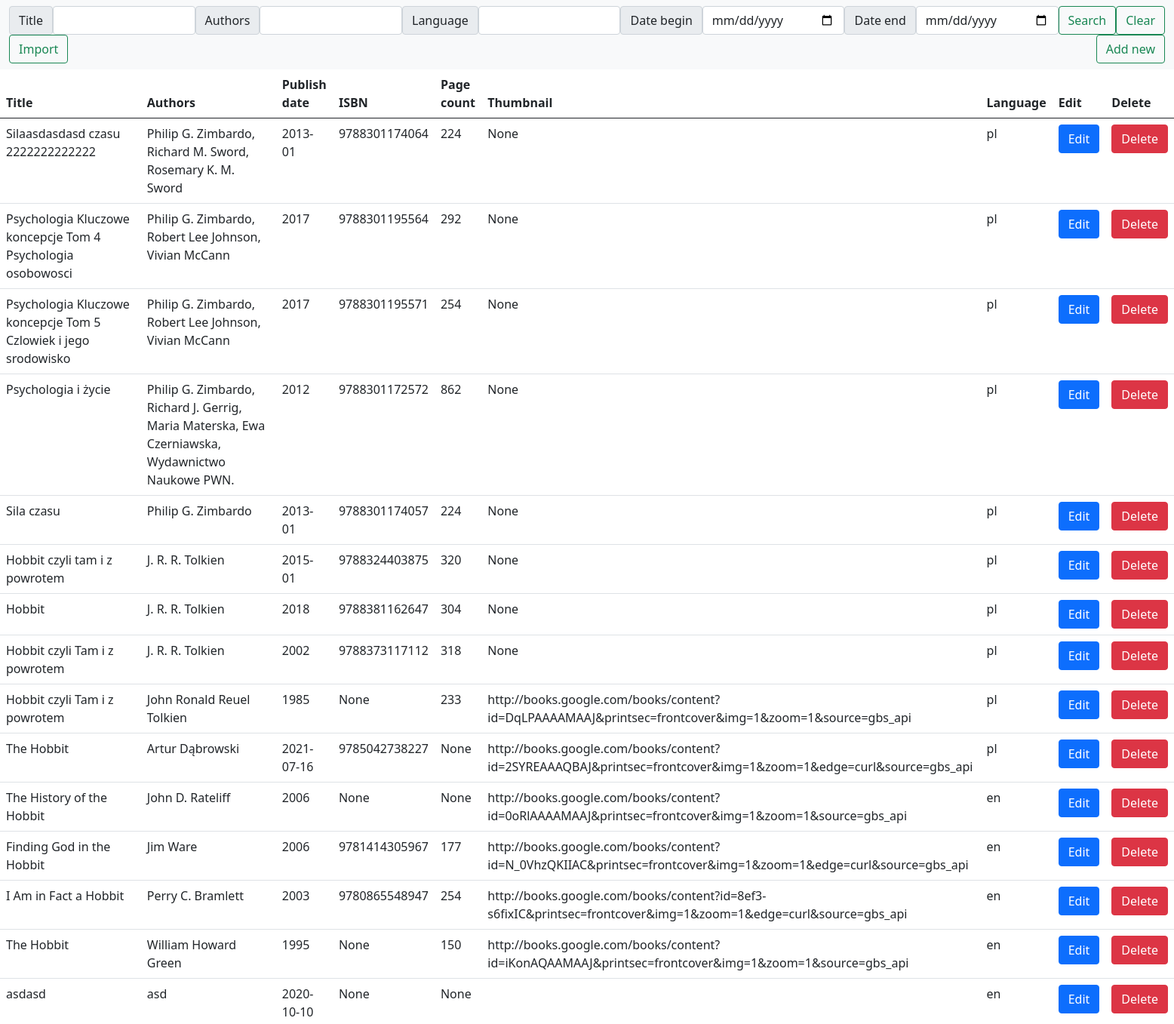
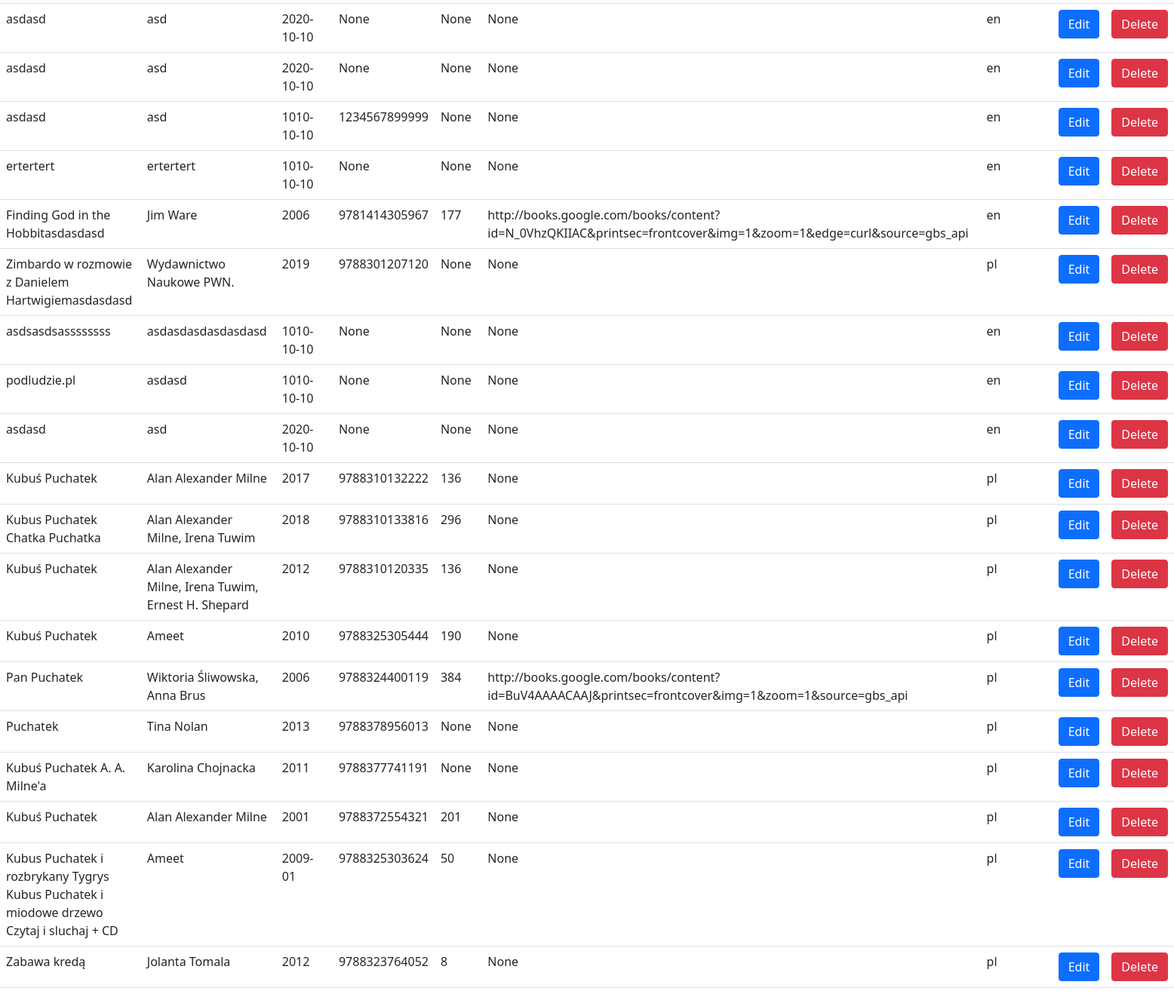
The page / on the database its author committed (2 pictures, top to bottom).
### books_list/models.py (models this page shows, shortened)
class Book(models.Model):
    db_table = "books"
    title = models.CharField(max_length=100)
    authors = models.CharField(max_length=100, default=None, blank=True, null=True)
    publish_date = models.CharField(max_length=100)
    isbn = models.IntegerField(default=None, blank=True, null=True)
    page_count = models.IntegerField(default=None, blank=True, null=True)
    thumbnail = models.CharField(max_length=999, default=None, blank=True, null=True)
    language = models.CharField(max_length=100)

### books_list/views.py (the view)
# urls.py: path('', views.books_list),
def books_list(request):
    title = request.GET.get('title', "")
    authors = request.GET.get('authors', "")
    language = request.GET.get('language', "")
    date_begin = request.GET.get('date_begin', None)
    date_end = request.GET.get('date_end', None)
    books = filter_books(title, authors, language, date_begin, date_end)
    data = {'books': books, 'title': title, 'authors': authors, 'language': language, 'date_begin': date_begin,
            'date_end': date_end}
    return render(request, "list.html", data)

### books_list/utils.py (called while the page is built)
def filter_books(title, authors, language, date_begin, date_end):
    books = Book.objects.all()
    if title:
        books = books.filter(title__contains=title)
    if authors:
        books = books.filter(authors__contains=authors)
    if language:
        language = normalize_language(language)
        books = books.filter(language=language)
    if date_begin:
        books = [book for book in books if book.publish_date > date_begin]
    if date_end:
        books = [book for book in books if book.publish_date < date_end]
    return books

### templates/list.html
{% extends "base.html" %}
{% block content %}
    <nav class="navbar navbar-light bg-light">
        <div class="container-fluid">
            <form class="d-flex" action="/" method="get">
                <span class="input-group-text" id="basic-addon1">Title</span>
                <input type="text" class="form-control" name="title" value="{{ title }}">
                <span class="input-group-text" id="basic-addon1">Authors</span>
                <input type="text" class="form-control" name="authors" value="{{ authors }}">
                <span class="input-group-text" id="basic-addon1">Language</span>
                <input type="text" class="form-control" name="language" value="{{ language }}">
                <span class="input-group-text" id="basic-addon1">Date begin</span>
                <input type="date" class="form-control" name="date_begin" value="{{ date_begin }}">
                <span class="input-group-text" id="basic-addon1">Date end</span>
                <input type="date" class="form-control" name="date_end" value="{{ date_end }}">
                <button class="btn btn-outline-success" type="submit">Search</button>
                <a href="/"  class="btn btn-outline-success">Clear</a>
            </form>
            <a href="/import"  class="btn btn-outline-success">Import</a>
            <a href="/0/"  class="btn btn-outline-success">Add new</a>
        </div>
    </nav>
    <table class="table">
        <thead>
        <tr>
            <th scope="col">Title</th>
            <th scope="col">Authors</th>
            <th scope="col">Publish date</th>
            <th scope="col">ISBN</th>
            <th scope="col">Page count</th>
            <th scope="col">Thumbnail</th>
            <th scope="col">Language</th>
            <th scope="col">Edit</th>
            <th scope="col">Delete</th>
        </tr>
        </thead>
        <tbody>
        {% for book in books %}
            <tr>
                <td>{{ book.title }}</td>
                <td>{{ book.authors }}</td>
                <td>{{ book.publish_date }}</td>
                <td>{{ book.isbn }}</td>
                <td>{{ book.page_count }}</td>
                <td>{{ book.thumbnail }}</td>
                <td>{{ book.language }}</td>
                <td><a href="/{{ book.id }}/">
                    <button class="btn btn-primary">Edit</button>
                </a></td>
                <td><a href="/delete/{{ book.id }}/">
                    <button class="btn btn-danger">Delete</button>
                </a></td>
            </tr>
        {% endfor %}
        </tbody>
    </table>
{% endblock %}

### templates/base.html (shortened to what this page needs)
{% load static %}
<!DOCTYPE html>
<html lang="en">
<head>
    <link rel="stylesheet" href="{% static 'bootstrap.min.css' %}">
</head>
<body>
    {% block content %}{% endblock %}
</body>
</html>

### rows shown on the page
Book: title "Silaasdasdasd czasu 2222222222222", authors "Philip G. Zimbardo, Richard M. Sword, Rosemary K. M. Sword", publish_date "2013-01", isbn "9788301174064", page_count "224", thumbnail "None", language "pl"
Book: title "Psychologia Kluczowe koncepcje Tom 4 Psychologia osobowosci", authors "Philip G. Zimbardo, Robert Lee Johnson, Vivian McCann", publish_date "2017", isbn "9788301195564", page_count "292", thumbnail "None", language "pl"
Book: title "Psychologia Kluczowe koncepcje Tom 5 Czlowiek i jego srodowisko", authors "Philip G. Zimbardo, Robert Lee Johnson, Vivian McCann", publish_date "2017", isbn "9788301195571", page_count "254", thumbnail "None", language "pl"
Book: title "Psychologia i życie", authors "Philip G. Zimbardo, Richard J. Gerrig, Maria Materska, Ewa Czerniawska, Wydawnictwo Naukowe PWN.", publish_date "2012", isbn "9788301172572", page_count "862", thumbnail "None", language "pl"
Book: title "Sila czasu", authors "Philip G. Zimbardo", publish_date "2013-01", isbn "9788301174057", page_count "224", thumbnail "None", language "pl"
Book: title "Hobbit czyli tam i z powrotem", authors "J. R. R. Tolkien", publish_date "2015-01", isbn "9788324403875", page_count "320", thumbnail "None", language "pl"
Book: title "Hobbit", authors "J. R. R. Tolkien", publish_date "2018", isbn "9788381162647", page_count "304", thumbnail "None", language "pl"
Book: title "Hobbit czyli Tam i z powrotem", authors "J. R. R. Tolkien", publish_date "2002", isbn "9788373117112", page_count "318", thumbnail "None", language "pl"
Book: title "Hobbit czyli Tam i z powrotem", authors "John Ronald Reuel Tolkien", publish_date "1985", isbn "None", page_count "233", thumbnail "http://books.google.com/books/content?id=DqLPAAAAMAAJ&printsec=frontcover&img=1&zoom=1&source=gbs_api", language "pl"
Book: title "The Hobbit", authors "Artur Dąbrowski", publish_date "2021-07-16", isbn "9785042738227", page_count "None", thumbnail "http://books.google.com/books/content?id=2SYREAAAQBAJ&printsec=frontcover&img=1&zoom=1&edge=curl&source=gbs_api", language "pl"
Book: title "The History of the Hobbit", authors "John D. Rateliff", publish_date "2006", isbn "None", page_count "None", thumbnail "http://books.google.com/books/content?id=0oRlAAAAMAAJ&printsec=frontcover&img=1&zoom=1&source=gbs_api", language "en"
Book: title "Finding God in the Hobbit", authors "Jim Ware", publish_date "2006", isbn "9781414305967", page_count "177", thumbnail "http://books.google.com/books/content?id=N_0VhzQKIIAC&printsec=frontcover&img=1&zoom=1&edge=curl&source=gbs_api", language "en"
Book: title "I Am in Fact a Hobbit", authors "Perry C. Bramlett", publish_date "2003", isbn "9780865548947", page_count "254", thumbnail "http://books.google.com/books/content?id=8ef3-s6fixIC&printsec=frontcover&img=1&zoom=1&edge=curl&source=gbs_api", language "en"
Book: title "The Hobbit", authors "William Howard Green", publish_date "1995", isbn "None", page_count "150", thumbnail "http://books.google.com/books/content?id=iKonAQAAMAAJ&printsec=frontcover&img=1&zoom=1&source=gbs_api", language "en"
Book: title "asdasd", authors "asd", publish_date "2020-10-10", isbn "None", page_count "None", language "en"
Book: title "asdasd", authors "asd", publish_date "2020-10-10", isbn "None", page_count "None", thumbnail "None", language "en"
Book: title "asdasd", authors "asd", publish_date "2020-10-10", isbn "None", page_count "None", thumbnail "None", language "en"
Book: title "asdasd", authors "asd", publish_date "1010-10-10", isbn "1234567899999", page_count "None", thumbnail "None", language "en"
Book: title "ertertert", authors "ertertert", publish_date "1010-10-10", isbn "None", page_count "None", thumbnail "None", language "en"
Book: title "Finding God in the Hobbitasdasdasd", authors "Jim Ware", publish_date "2006", isbn "9781414305967", page_count "177", thumbnail "http://books.google.com/books/content?id=N_0VhzQKIIAC&printsec=frontcover&img=1&zoom=1&edge=curl&source=gbs_api", language "en"
Book: title "Zimbardo w rozmowie z Danielem Hartwigiemasdasdasd", authors "Wydawnictwo Naukowe PWN.", publish_date "2019", isbn "9788301207120", page_count "None", thumbnail "None", language "pl"
Book: title "asdsasdsassssssss", authors "asdasdasdasdasdasd", publish_date "1010-10-10", isbn "None", page_count "None", thumbnail "None", language "en"
Book: title "podludzie.pl", authors "asdasd", publish_date "1010-10-10", isbn "None", page_count "None", thumbnail "None", language "en"
Book: title "asdasd", authors "asd", publish_date "2020-10-10", isbn "None", page_count "None", thumbnail "None", language "en"
Book: title "Kubuś Puchatek", authors "Alan Alexander Milne", publish_date "2017", isbn "9788310132222", page_count "136", thumbnail "None", language "pl"
Book: title "Kubus Puchatek Chatka Puchatka", authors "Alan Alexander Milne, Irena Tuwim", publish_date "2018", isbn "9788310133816", page_count "296", thumbnail "None", language "pl"
Book: title "Kubuś Puchatek", authors "Alan Alexander Milne, Irena Tuwim, Ernest H. Shepard", publish_date "2012", isbn "9788310120335", page_count "136", thumbnail "None", language "pl"
Book: title "Kubuś Puchatek", authors "Ameet", publish_date "2010", isbn "9788325305444", page_count "190", thumbnail "None", language "pl"
Book: title "Pan Puchatek", authors "Wiktoria Śliwowska, Anna Brus", publish_date "2006", isbn "9788324400119", page_count "384", thumbnail "http://books.google.com/books/content?id=BuV4AAAACAAJ&printsec=frontcover&img=1&zoom=1&source=gbs_api", language "pl"
Book: title "Puchatek", authors "Tina Nolan", publish_date "2013", isbn "9788378956013", page_count "None", thumbnail "None", language "pl"
Book: title "Kubuś Puchatek A. A. Milne'a", authors "Karolina Chojnacka", publish_date "2011", isbn "9788377741191", page_count "None", thumbnail "None", language "pl"
Book: title "Kubuś Puchatek", authors "Alan Alexander Milne", publish_date "2001", isbn "9788372554321", page_count "201", thumbnail "None", language "pl"
Book: title "Kubus Puchatek i rozbrykany Tygrys Kubus Puchatek i miodowe drzewo Czytaj i sluchaj + CD", authors "Ameet", publish_date "2009-01", isbn "9788325303624", page_count "50", thumbnail "None", language "pl"
Book: title "Zabawa kredą", authors "Jolanta Tomala", publish_date "2012", isbn "9788323764052", page_count "8", thumbnail "None", language "pl"
